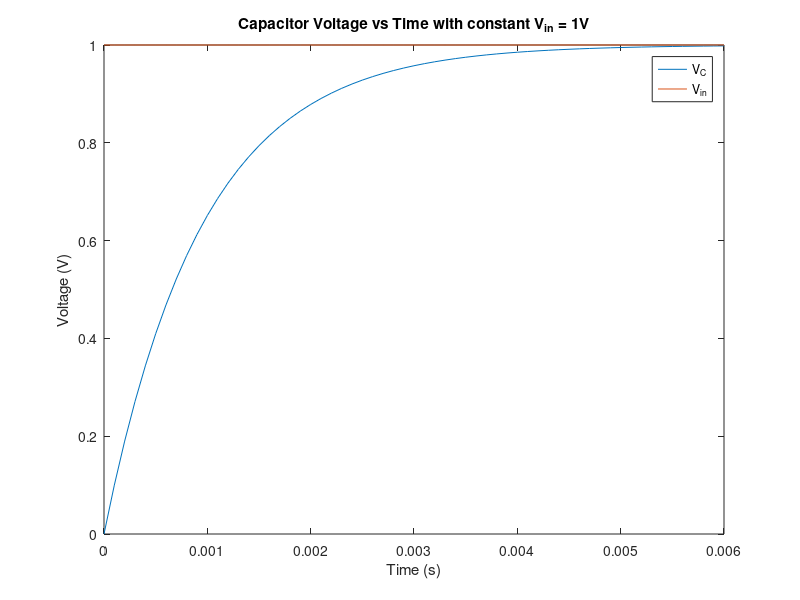

This chart was generated by the following MATLAB code: (Note: this script raises an error after producing the figure.)
%% Part 1 RC Circuit Simulation.
R = 1e3;% Resistance
C = 1e-6;% Capacitance
t0= 0; %Start Time in seconds 
R = 1e3;% Resistance
C = 1e-6;% Capacitance
tf= 6*R*C; %End Time in seconds
h = 0.0001;% time step in seconds
% R = 1e3;% Resistance
% C = 1e-6;% Capacitance
V_in_0 = 1; 
V_C_0 = 0;

% Time Series
t = linspace(t0,tf,((tf-t0)/h) +1);
V_in = V_in_0*ones(1,length(t)) ; % input voltage source
V_C = zeros(1, length(t));
V_C(1,1) = V_C_0;



%% Equation to implement: V_c,k+1 = (1 - h/RC)*V_c,k + (h/RC)*V_in,k
%                                 =  a&V_c,k + b*V_in,k
b = h/(R*C);
a = 1-b;

%%
% transformation matrix 
% Keeping all voltages in a Voltage vector V, here we only have 2 voltages,
% V_in and V_C; V = (V_C; V_in)
V = [V_C; V_in];
A = [a b];
for i = 2:length(t)
    V(1,i) = A*V(:,i-1);
end
save ('container_values', 'V','t', '-append');
%% Plotting and Analysis

% *Task 1.2 - 1* 

figure();
plot(t, V);
title('Capacitor Voltage vs Time with constant V_{in} = 1V');
legend('V_C','V_{in}');
ylabel('Voltage (V)');
xlabel('Time (s)');

% *Task 1.2 -2*

% Using capVoltage function to test with a few different h values.
% four test h values, h<<RC, h<RC, h = RC<, h > RC

%%
Vtest = [zeros(1, length(t)); V_in];
Vt1 = capVoltage(0.00001, R, C, Vtest);
Vt2 = capVoltage(0.0001, R, C, Vtest);
Vt3 = capVoltage(0.001, R, C, Vtest);
Vt4 = capVoltage(0.01, R, C, Vtest);

figure();
subplot(2,2,1);
plot(t, Vt1);
title('V_C vs Time, h<<RC');
legend('V_C','V_{in}');
ylabel('Voltage (V)');
xlabel('Time (s)');
subplot(2,2,2);
plot(t, Vt2);
title('V_C vs Time, h<RC');
legend('V_C','V_{in}');
ylabel('Voltage (V)');
xlabel('Time (s)');
subplot(2,2,3);
plot(t, Vt3);
title('V_C vs Time, h=RC');
legend('V_C','V_{in}');
ylabel('Voltage (V)');
xlabel('Time (s)');
subplot(2,2,4);
plot(t, Vt4);
title('V_C vs Time, h>RC');
legend('V_C','V_{in}');
ylabel('Voltage (V)');
xlabel('Time (s)');

% When the value of h is equal to or greater than RC the curve is
% incorrect. The curve is also incorrect when h is very very less than RC.

% Theoretical Vc = 1 - exp(-t/RC)
%%
Vtheoretical = 1 - exp(-t/(R*C));

figure();
hold on;
plot(t, Vt3);
plot(t, Vt2(1,:));
plot(t, Vtheoretical);
hold off;
legend('Incorrect h','V_{in}', 'Correct h', 'Theoretical V_C');
ylabel('Voltage (V)');
xlabel('Time (s)');
title('Various capacitor charging curves vs time');



% *Task 1.2 -3*

% $\tau = RC$ 






